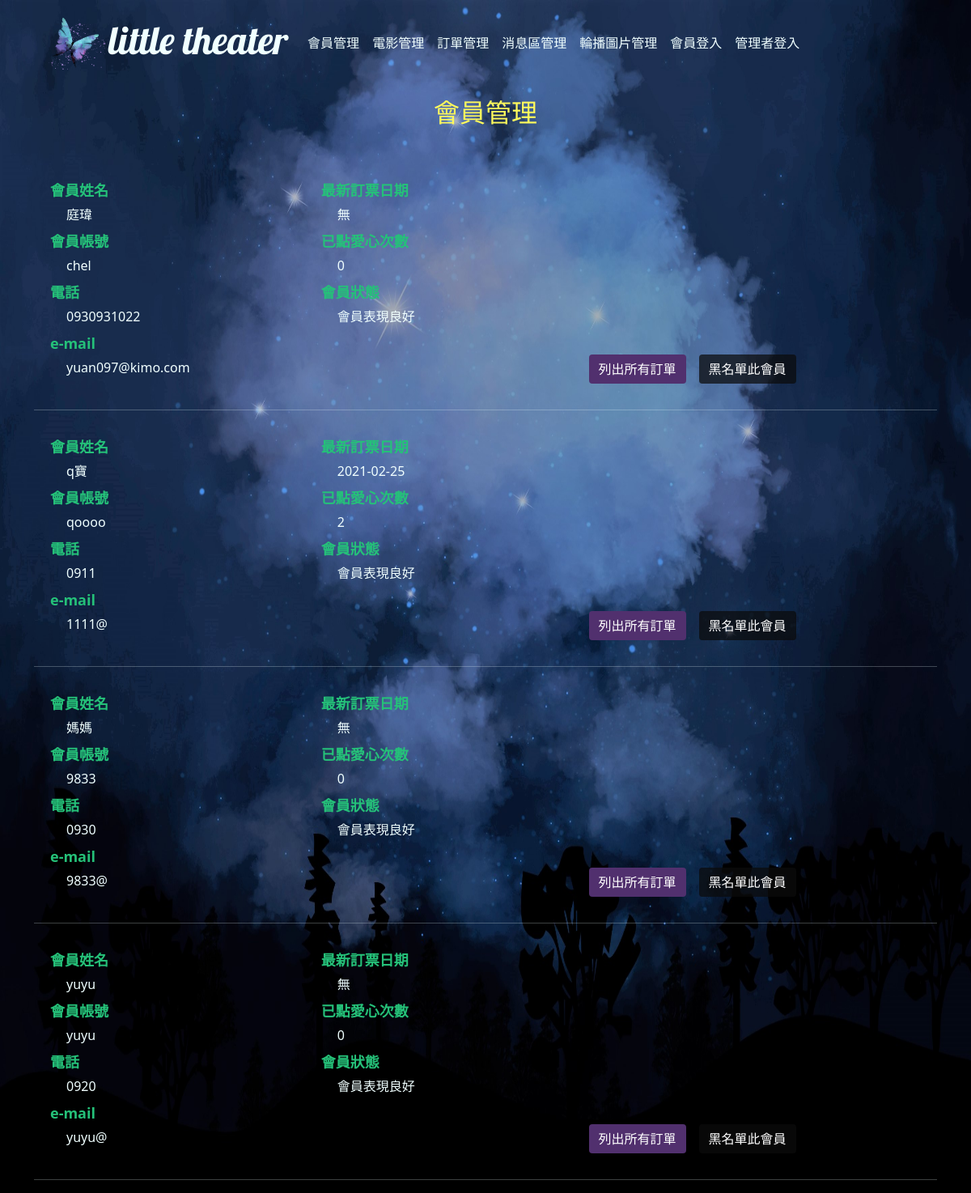
The page /backend.php?do=mem on the database its author committed.
### tables this page shows
CREATE TABLE `theater_mem` (
  `id` int(11) UNSIGNED NOT NULL,
  `acc` text NOT NULL,
  `pw` text NOT NULL,
  `name` text NOT NULL,
  `email` text NOT NULL,
  `tel` text NOT NULL,
  `heart` int(11) UNSIGNED NOT NULL DEFAULT 0,
  `buycart` int(11) UNSIGNED NOT NULL DEFAULT 0,
  `status` int(1) UNSIGNED NOT NULL DEFAULT 1
);

### base.php (called while the page is built, shortened)
<?php
$Mem=new DB("theater_mem");
$Order=new DB("theater_order");
Class DB{
    private $dsn="mysql:host=localhost;charset=utf8;dbname=theater";
    private $pdo="";
    private $table="";
    function __construct($table){
        $this->table=$table;
        $this->pdo=new PDO($this->dsn,"root","");
    }
    function all(...$arr){
        $sql="select * from $this->table ";
        return $this->pdo->query($sql)->fetchAll();
    }
        function q($sql){
            return $this->pdo->query($sql)->fetchAll();
        }
}

### back/mem.php (the view, shortened to what this page needs)
<div style="width:100%;text-align:center;position:relative" class="mb-5">
    <h2 style="color: #fffa5c !important">會員管理</h2>
</div>
<div id="memarea">
<?php
$ms=$Mem->all();
foreach($ms as $k=>$m){
?>
<div style="display:flex;">
    <div class="p-3" style="width:30%;display:flex;flex-direction:column;">
        <div class="mb-1 ms-1">
            <span class="border">會員姓名</span>
        </div>
        <div class="ms-4 mb-2">
            <span><?=$m['name']?></span>
        </div>
        <div class="mb-1 ms-1">
            <span class="border">會員帳號</span>
        </div>
        <div class="ms-4 mb-2">
            <span><?=$m['acc']?></span>
        </div>
        <div class="mb-1 ms-1">
            <span class="border">電話</span>
        </div>
        <div class="ms-4 mb-2">
            <span><?=$m['tel']?></span>
        </div>
        <div class="mb-1 ms-1">
            <span class="border">e-mail</span>
        </div>
        <div class="ms-4 mb-2">
            <span><?=$m['email']?></span>
        </div>
    </div>
    <div class="p-3" style="width:30%;display:flex;flex-direction:column;">
        <div class="mb-1 ms-1">
            <span class="border">最新訂票日期</span>
        </div>
        <div class="ms-4 mb-2">
            <span>
                <?php
                $order=$Order->q("SELECT `orderdate` FROM `theater_order` WHERE `mem`='{$m['id']}' order by `orderdate` desc limit 0,1")[0][0];
                if($order!=NULL){
                    echo $order;
                }else{
                    echo '無';
                }
                ?>
            </span>
        </div>
        <div class="mb-1 ms-1">
            <span class="border">已點愛心次數</span>
        </div>
        <div class="ms-4 mb-2">
            <span><?=($m['heart'])?></span>
        </div>
        <div class="mb-1 ms-1">
            <span class="border">會員狀態</span>
        </div>
        <div class="ms-4 mb-2">
            <span id="memStatus"<?=($m['status']==1?'':'style="color:#ff3447"')?>><?=($m['status']==1)?'會員表現良好':'目前黑名單中'?></span>
        </div>
    </div>
    <div class="p-3 d-flex" style="width:40%;;align-items: flex-end;">
        <input id="op<?=$m['id']?>" type="button" class="btn btn-primary me-3" value="列出所有訂單" onclick="oporder(<?=$m['id']?>)">
<?php
if($m['status']==1){
?>
        <input id="blockade<?=$m['id']?>" type="button" class="btn btn-primary" style="background:#0b0c0cba !important" value="黑名單此會員" onclick="blockade(<?=$m['id']?>)">
<?php
}else{
?>
        <input id="blockade<?=$m['id']?>" type="button" class="btn btn-primary" style="background:#842029b3 !important" value="解除黑名單" onclick="blockade(<?=$m['id']?>)">
<?php
}
?>
    </div>
</div>
<hr>
<?php
}?>
</div>

### css/theater.css (style rules this page uses)
body { margin:0; height:100%; background:transparent url('../others/bg_v3.jpg') center no-repeat ; background-size: 100vw 100%; min-height:100vh; background-attachment: fixed; overflow:visible; overflow-x:hidden; }
input { line-height: 1.5; border-radius: .25rem; user-select: none; }
h2,h3 { color:azure !important; }

### back/mem.php (style rules this page uses)
#memarea .btn-primary { background-color: #51306e !important; border: none !important; }
#memarea .border { color:#25c179; font-weight:bolder; border:none !important; font-size:large; }

### rows shown on the page
theater_mem: name "庭瑋", acc "chel", tel "0930931022", email "yuan097@kimo.com", shows "無", heart "0", status "會員表現良好"
theater_mem: name "q寶", acc "qoooo", tel "0911", email "1111@", order "2021-02-25", heart "2", status "會員表現良好"
theater_mem: name "媽媽", acc "9833", tel "0930", email "9833@", shows "無", heart "0", status "會員表現良好"
theater_mem: name "yuyu", acc "yuyu", tel "0920", email "yuyu@", shows "無", heart "0", status "會員表現良好"
